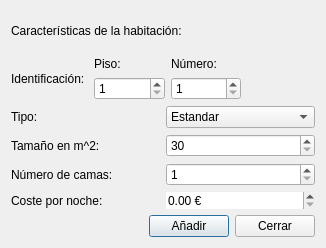
<?xml version="1.0" encoding="UTF-8"?>
<ui version="4.0">
 <class>AniadirHabitacion</class>
 <widget class="QDialog" name="AniadirHabitacion">
  <property name="geometry">
   <rect>
    <x>0</x>
    <y>0</y>
    <width>326</width>
    <height>248</height>
   </rect>
  </property>
  <property name="windowTitle">
   <string>Dialog</string>
  </property>
  <layout class="QVBoxLayout" name="verticalLayout">
   <item>
    <widget class="QLabel" name="label">
     <property name="text">
      <string>Características de la habitación: </string>
     </property>
    </widget>
   </item>
   <item>
    <layout class="QHBoxLayout" name="horizontalLayout" stretch="1,2,1">
     <item>
      <widget class="QLabel" name="label_8">
       <property name="text">
        <string>Identificación: </string>
       </property>
      </widget>
     </item>
     <item>
      <layout class="QGridLayout" name="gridLayout">
       <property name="sizeConstraint">
        <enum>QLayout::SizeConstraint::SetDefaultConstraint</enum>
       </property>
       <property name="topMargin">
        <number>0</number>
       </property>
       <item row="1" column="0">
        <widget class="QSpinBox" name="spinBoxPiso">
         <property name="minimum">
          <number>1</number>
         </property>
        </widget>
       </item>
       <item row="0" column="1">
        <widget class="QLabel" name="label_7">
         <property name="text">
          <string>Número: </string>
         </property>
        </widget>
       </item>
       <item row="1" column="1">
        <widget class="QSpinBox" name="spinBoxNumero">
         <property name="minimum">
          <number>1</number>
         </property>
        </widget>
       </item>
       <item row="0" column="0">
        <widget class="QLabel" name="label_2">
         <property name="text">
          <string>Piso: </string>
         </property>
        </widget>
       </item>
      </layout>
     </item>
     <item>
      <spacer name="horizontalSpacer_3">
       <property name="orientation">
        <enum>Qt::Orientation::Horizontal</enum>
       </property>
       <property name="sizeHint" stdset="0">
        <size>
         <width>40</width>
         <height>20</height>
        </size>
       </property>
      </spacer>
     </item>
    </layout>
   </item>
   <item>
    <layout class="QHBoxLayout" name="horizontalLayout_2">
     <item>
      <widget class="QLabel" name="label_3">
       <property name="text">
        <string>Tipo: </string>
       </property>
      </widget>
     </item>
     <item>
      <widget class="QComboBox" name="comboBoxTipo">
       <item>
        <property name="text">
         <string>Estandar</string>
        </property>
       </item>
       <item>
        <property name="text">
         <string>Premium</string>
        </property>
       </item>
       <item>
        <property name="text">
         <string>Suit</string>
        </property>
       </item>
      </widget>
     </item>
    </layout>
   </item>
   <item>
    <layout class="QHBoxLayout" name="horizontalLayout_4">
     <item>
      <widget class="QLabel" name="label_4">
       <property name="text">
        <string>Tamaño en m^2: </string>
       </property>
      </widget>
     </item>
     <item>
      <widget class="QSpinBox" name="spinBoxTamanio">
       <property name="minimum">
        <number>30</number>
       </property>
       <property name="maximum">
        <number>400</number>
       </property>
       <property name="singleStep">
        <number>5</number>
       </property>
       <property name="value">
        <number>30</number>
       </property>
      </widget>
     </item>
    </layout>
   </item>
   <item>
    <layout class="QHBoxLayout" name="horizontalLayout_5">
     <item>
      <widget class="QLabel" name="label_5">
       <property name="text">
        <string>Número de camas: </string>
       </property>
      </widget>
     </item>
     <item>
      <widget class="QSpinBox" name="spinBoxCamas">
       <property name="wrapping">
        <bool>false</bool>
       </property>
       <property name="frame">
        <bool>true</bool>
       </property>
       <property name="alignment">
        <set>Qt::AlignmentFlag::AlignLeading|Qt::AlignmentFlag::AlignLeft|Qt::AlignmentFlag::AlignVCenter</set>
       </property>
       <property name="readOnly">
        <bool>false</bool>
       </property>
       <property name="accelerated">
        <bool>false</bool>
       </property>
       <property name="correctionMode">
        <enum>QAbstractSpinBox::CorrectionMode::CorrectToNearestValue</enum>
       </property>
       <property name="showGroupSeparator" stdset="0">
        <bool>false</bool>
       </property>
       <property name="minimum">
        <number>1</number>
       </property>
       <property name="maximum">
        <number>10</number>
       </property>
      </widget>
     </item>
    </layout>
   </item>
   <item>
    <layout class="QHBoxLayout" name="horizontalLayout_6">
     <item>
      <widget class="QLabel" name="label_6">
       <property name="text">
        <string>Coste por noche: </string>
       </property>
      </widget>
     </item>
     <item>
      <widget class="QDoubleSpinBox" name="doubleSpinBoxCoste">
       <property name="font">
        <font>
         <kerning>true</kerning>
        </font>
       </property>
       <property name="frame">
        <bool>false</bool>
       </property>
       <property name="keyboardTracking">
        <bool>true</bool>
       </property>
       <property name="showGroupSeparator" stdset="0">
        <bool>false</bool>
       </property>
       <property name="suffix">
        <string> €</string>
       </property>
       <property name="maximum">
        <double>100000.000000000000000</double>
       </property>
       <property name="singleStep">
        <double>10.000000000000000</double>
       </property>
      </widget>
     </item>
    </layout>
   </item>
   <item>
    <layout class="QHBoxLayout" name="horizontalLayout_3">
     <item>
      <spacer name="horizontalSpacer">
       <property name="orientation">
        <enum>Qt::Orientation::Horizontal</enum>
       </property>
       <property name="sizeHint" stdset="0">
        <size>
         <width>40</width>
         <height>20</height>
        </size>
       </property>
      </spacer>
     </item>
     <item>
      <widget class="QPushButton" name="pushButtonAniadir">
       <property name="text">
        <string>Añadir</string>
       </property>
       <property name="default">
        <bool>true</bool>
       </property>
      </widget>
     </item>
     <item>
      <widget class="QPushButton" name="pushButtonCerrar">
       <property name="text">
        <string>Cerrar</string>
       </property>
      </widget>
     </item>
    </layout>
   </item>
  </layout>
 </widget>
 <resources/>
 <connections/>
</ui>
